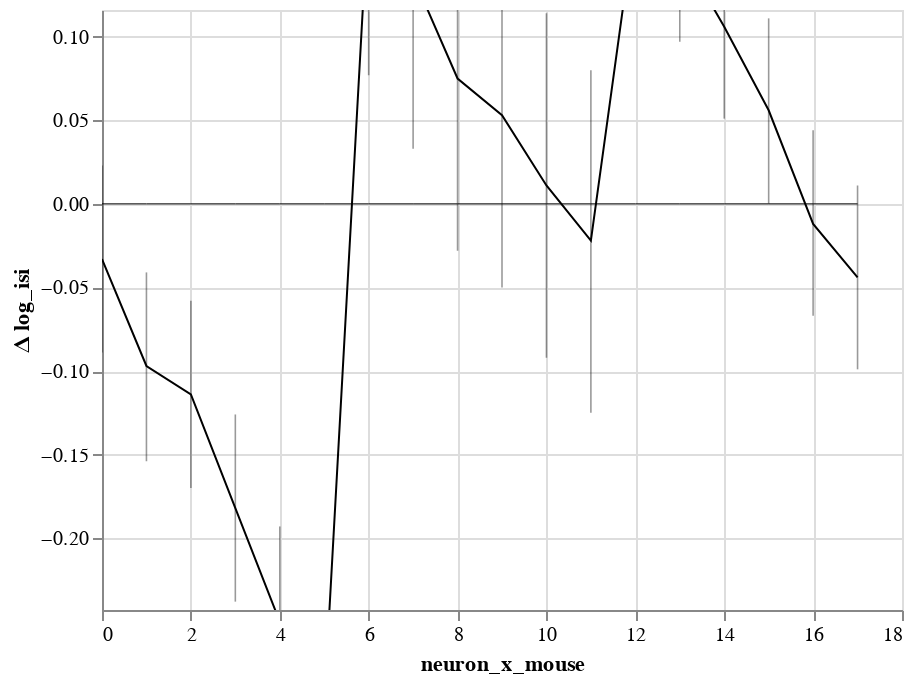

Notebook source saved alongside this figure:
### Code cell
bw.plot(x='neuron_x_mouse:O').display()

### Figure 1 — Vega-Lite specification as saved in the notebook (floating-point values rounded to 4 significant figures)
{"config": {"view": {"continuousWidth": 400, "continuousHeight": 300}}, "layer": [{"mark": {"type": "rule", "clip": true, "opacity": 0.4, "size": 0.8}, "encoding": {"x": {"type": "quantitative", "field": "neuron_x_mouse"}, "y": {"type": "quantitative", "axis": {"orient": "left", "title": ""}, "field": "lower interval", "scale": {"domain": [-0.243, 0.116], "zero": true}}, "y2": {"field": "higher interval"}}}, {"mark": {"type": "line", "clip": true, "color": "black", "fill": null, "point": false, "size": 1}, "encoding": {"x": {"type": "quantitative", "field": "neuron_x_mouse"}, "y": {"type": "quantitative", "aggregate": "mean", "axis": {"orient": "left"}, "field": "center interval", "scale": {"domain": [-0.243, 0.116], "zero": true}, "title": "Δ log_isi"}}}, {"mark": {"type": "line", "color": "black", "opacity": 1, "size": 0.5}, "encoding": {"x": {"type": "quantitative", "field": "neuron_x_mouse"}, "y": {"type": "quantitative", "axis": {"orient": "left", "title": ""}, "field": "zero", "scale": {"domain": [-0.243, 0.116], "zero": true}}}}], "data": {"name": "data-d94914ea2cc006c2beee6b56b0290069"}, "$schema": "https://vega.github.io/schema/vega-lite/v4.8.1.json", "datasets": {"data-d94914ea2cc006c2beee6b56b0290069": [{"neuron_x_mouse": 0, "center interval": -0.033, "Std.Err.": 0.029, "z": -1.146, "p": 0.252, "higher interval": -0.089, "lower interval": 0.023, "zero": 0}, {"neuron_x_mouse": 1, "center interval": -0.097, "Std.Err.": 0.029, "z": -3.395, "p": 0.001, "higher interval": -0.154, "lower interval": -0.041, "zero": 0}, {"neuron_x_mouse": 2, "center interval": -0.114, "Std.Err.": 0.029, "z": -3.966, "p": 0.0, "higher interval": -0.17, "lower interval": -0.058, "zero": 0}, {"neuron_x_mouse": 3, "center interval": -0.182, "Std.Err.": 0.029, "z": -6.337, "p": 0.0, "higher interval": -0.238, "lower interval": -0.126, "zero": 0}, {"neuron_x_mouse": 4, "center interval": -0.25, "Std.Err.": 0.029, "z": -8.695, "p": 0.0, "higher interval": -0.306, "lower interval": -0.193, "zero": 0}, {"neuron_x_mouse": 5, "center interval": -0.299, "Std.Err.": 0.029, "z": -10.43, "p": 0.0, "higher interval": -0.356, "lower interval": -0.243, "zero": 0}, {"neuron_x_mouse": 6, "center interval": 0.18, "Std.Err.": 0.052, "z": 3.432, "p": 0.001, "higher interval": 0.077, "lower interval": 0.282, "zero": 0}, {"neuron_x_mouse": 7, "center interval": 0.136, "Std.Err.": 0.052, "z": 2.594, "p": 0.009, "higher interval": 0.033, "lower interval": 0.238, "zero": 0}, {"neuron_x_mouse": 8, "center interval": 0.075, "Std.Err.": 0.052, "z": 1.432, "p": 0.152, "higher interval": -0.028, "lower interval": 0.178, "zero": 0}, {"neuron_x_mouse": 9, "center interval": 0.053, "Std.Err.": 0.052, "z": 1.012, "p": 0.311, "higher interval": -0.05, "lower interval": 0.156, "zero": 0}, {"neuron_x_mouse": 10, "center interval": 0.011, "Std.Err.": 0.052, "z": 0.209, "p": 0.834, "higher interval": -0.092, "lower interval": 0.114, "zero": 0}, {"neuron_x_mouse": 11, "center interval": -0.022, "Std.Err.": 0.052, "z": -0.429, "p": 0.668, "higher interval": -0.125, "lower interval": 0.08, "zero": 0}, {"neuron_x_mouse": 12, "center interval": 0.171, "Std.Err.": 0.028, "z": 6.06, "p": 0.0, "higher interval": 0.116, "lower interval": 0.226, "zero": 0}, {"neuron_x_mouse": 13, "center interval": 0.152, "Std.Err.": 0.028, "z": 5.393, "p": 0.0, "higher interval": 0.097, "lower interval": 0.207, "zero": 0}, {"neuron_x_mouse": 14, "center interval": 0.106, "Std.Err.": 0.028, "z": 3.754, "p": 0.0, "higher interval": 0.051, "lower interval": 0.161, "zero": 0}, {"neuron_x_mouse": 15, "center interval": 0.056, "Std.Err.": 0.028, "z": 1.973, "p": 0.049, "higher interval": 0.0, "lower interval": 0.111, "zero": 0}, {"neuron_x_mouse": 16, "center interval": -0.012, "Std.Err.": 0.028, "z": -0.409, "p": 0.682, "higher interval": -0.067, "lower interval": 0.044, "zero": 0}, {"neuron_x_mouse": 17, "center interval": -0.044, "Std.Err.": 0.028, "z": -1.553, "p": 0.12, "higher interval": -0.099, "lower interval": 0.011, "zero": 0}]}}
